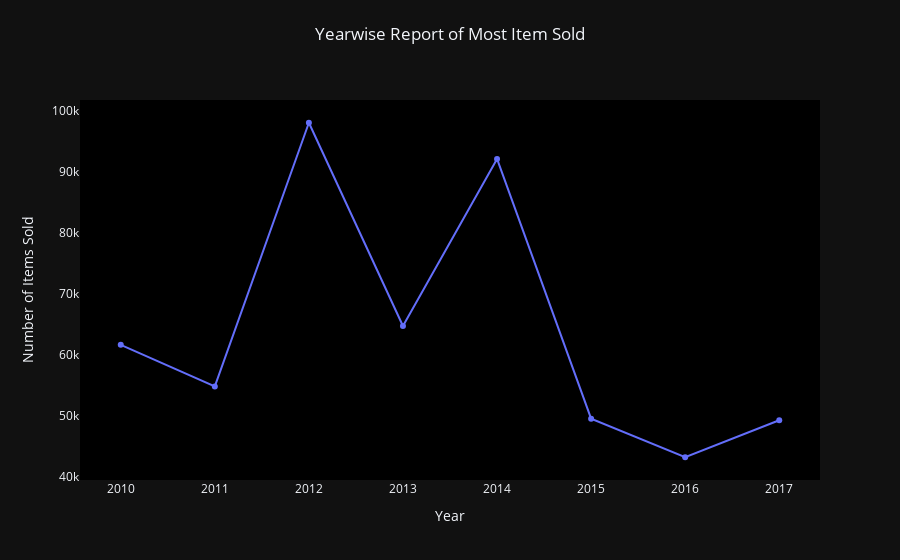

The notebook cell saved with this chart:
### Markdown cell above
### Yearly Report of Items Sold

### Code cell
import plotly.express as px
fig=px.scatter(year_rep,x='Year',y='Units Sold',title='Yearwise Report of Most Item Sold')
fig.add_trace(px.line(year_rep,x='Year',y='Units Sold').data[0]) 
             
fig.update_layout(
    yaxis_title='Number of Items Sold',
    xaxis_title='Year',
    plot_bgcolor='black',
    title_x=0.5,
    title_y=0.95,
    yaxis=dict(showgrid=False),
    xaxis=dict(showgrid=False),
    template='plotly_dark'
)

iplot(fig)

### Figure 1 — Plotly figure (JSON) as saved in the notebook; plotly's stock layout.template omitted (floating-point values rounded to 4 significant figures)
{"data": [{"hovertemplate": "Year=%{x}<br>Units Sold=%{y}<extra></extra>", "legendgroup": "", "marker": {"color": "#636efa", "symbol": "circle"}, "mode": "markers", "name": "", "orientation": "v", "showlegend": false, "type": "scatter", "x": [2010, 2011, 2012, 2013, 2014, 2015, 2016, 2017], "xaxis": "x", "y": [61571, 54768, 97967, 64663, 92040, 49480, 43156, 49226], "yaxis": "y"}, {"hovertemplate": "Year=%{x}<br>Units Sold=%{y}<extra></extra>", "legendgroup": "", "line": {"color": "#636efa", "dash": "solid"}, "marker": {"symbol": "circle"}, "mode": "lines", "name": "", "orientation": "v", "showlegend": false, "type": "scatter", "x": [2010, 2011, 2012, 2013, 2014, 2015, 2016, 2017], "xaxis": "x", "y": [61571, 54768, 97967, 64663, 92040, 49480, 43156, 49226], "yaxis": "y"}], "layout": {"legend": {"tracegroupgap": 0}, "plot_bgcolor": "black", "title": {"text": "Yearwise Report of Most Item Sold", "x": 0.5, "y": 0.95}, "xaxis": {"anchor": "y", "domain": [0, 1], "showgrid": false, "title": {"text": "Year"}}, "yaxis": {"anchor": "x", "domain": [0, 1], "showgrid": false, "title": {"text": "Number of Items Sold"}}}}
